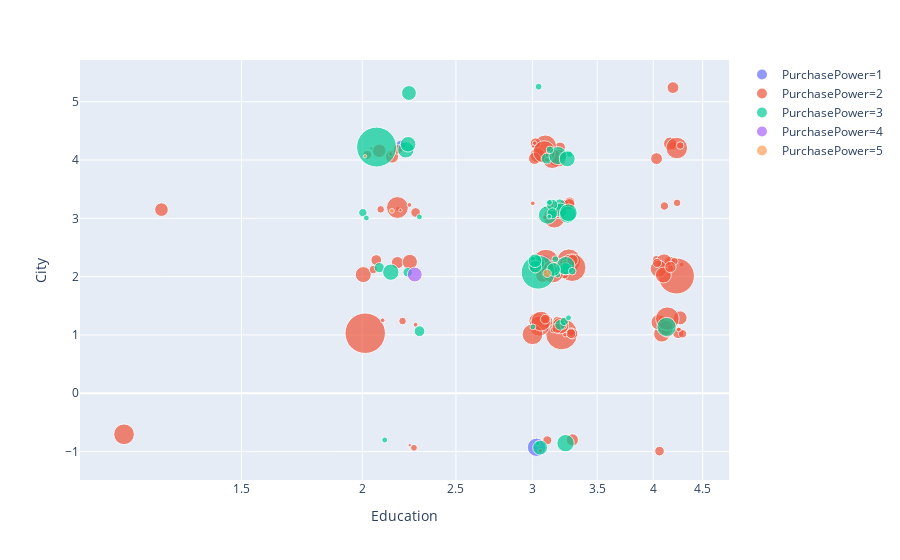

Write notebook code for a chart like this one.
### Code cell
fig = px.scatter(d_fin, x="Education", y="City", size="Clicks", color="PurchasePower",
           hover_name="User", log_x=True, size_max=30)
fig.show()
